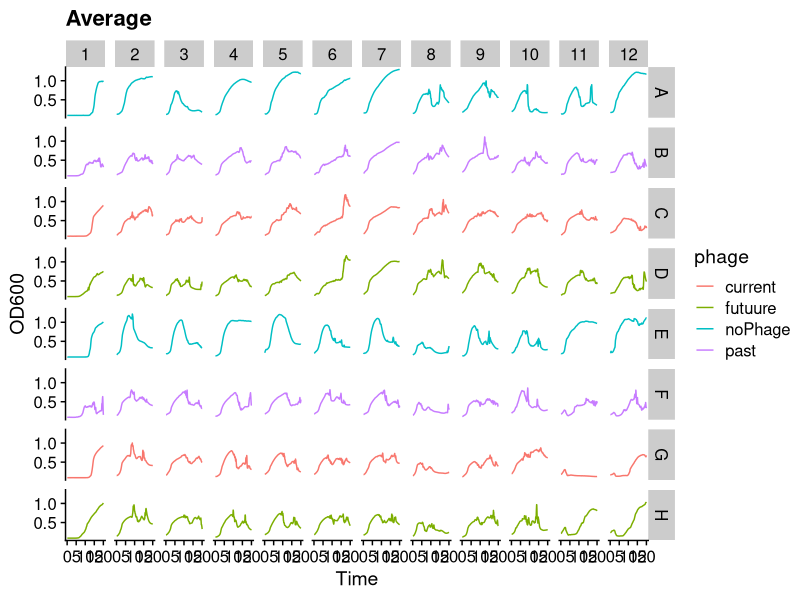
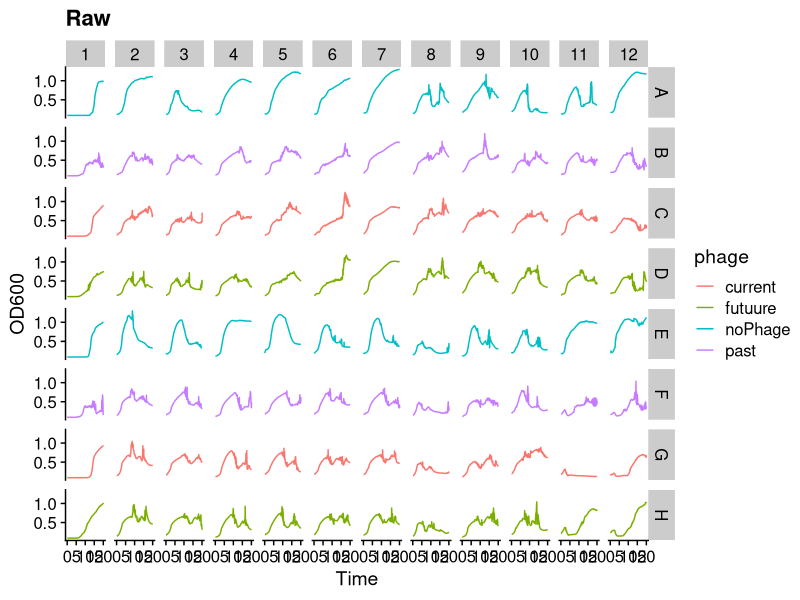
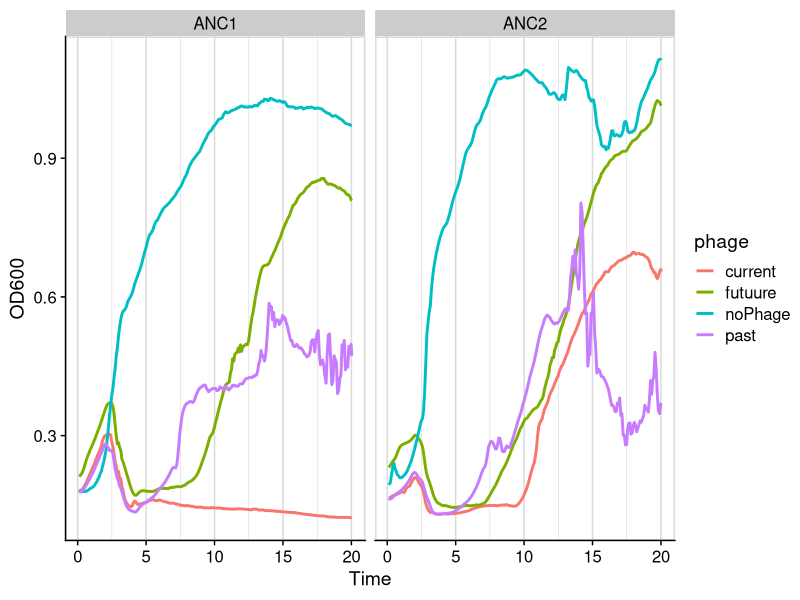
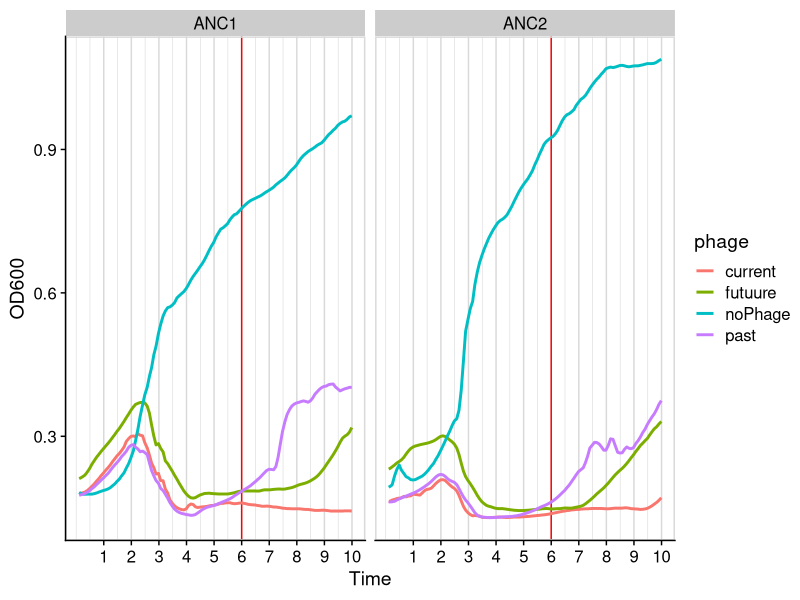
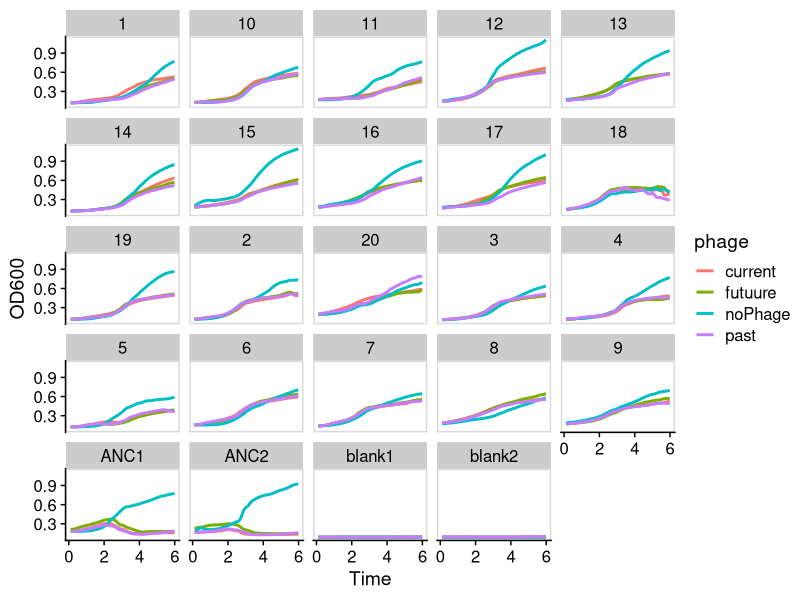
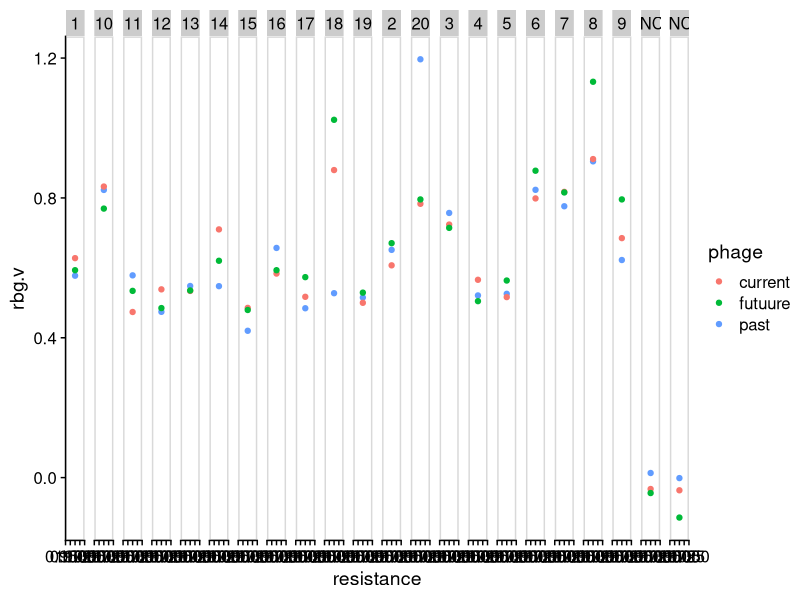
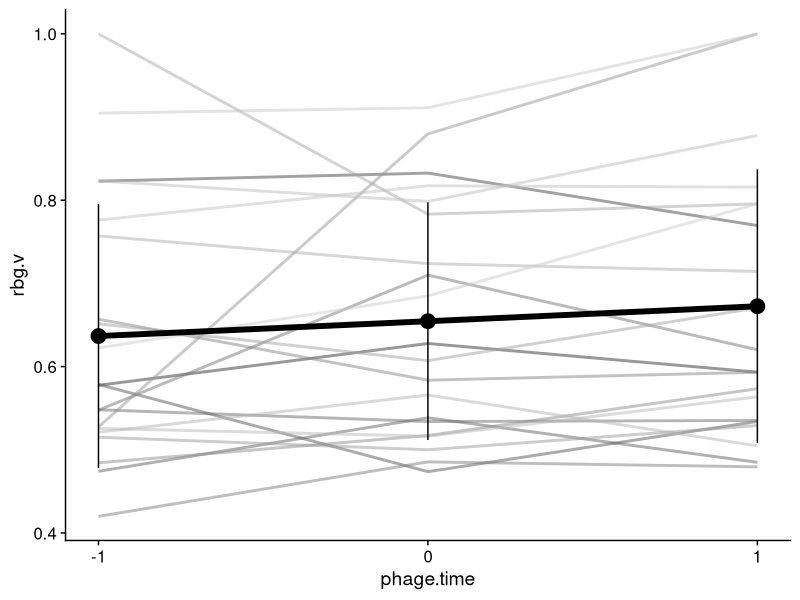

Reproduce these figures in R, in order. (Note: this script raises an error after producing the figures.)
## ---- chunk 1
library(tidyverse)
library(broom)
library(cowplot)
library(here)
library(caTools)
## ---- chunk 2
input <- read_csv(here("data","shake_plate.csv"))
#time in hours
input$Time <- 24*input$Time
    
    #############
    #average OD #
    #############
input.avg <- 
input%>%
  map_dfc(function(x) runmean(x,k=3))


#trnaform to long format
d.avg <- gather(input.avg, key="well", value = "OD600", colnames(input)[-c(1:2)])
d <- gather(input, key="well", value = "OD600", colnames(input)[-c(1:2)])

#add metadata
meta <- read_csv(here("data","RBG_meta.csv"))

d.avg <-merge(d.avg, meta)
d <-merge(d, meta)

d.avg%>%
  # filter(Time<8)%>%
  # filter(dilution!=1e-7 & dilution!=1e-6)%>%
  group_by(well)%>%
  ggplot(aes(x=Time, y=OD600))+
    geom_line(aes(color=phage))+
    facet_grid(row~col)+
  theme_cowplot()+
  ggtitle("Average")

d%>%
  # filter(Time<8)%>%
  # filter(dilution!=1e-7 & dilution!=1e-6)%>%
  group_by(well)%>%
  ggplot(aes(x=Time, y=OD600))+
    geom_line(aes(color=phage))+
    facet_grid(row~col)+
  theme_cowplot()+
  ggtitle("Raw")

## ---- chunk 3
d.avg%>%
  filter(str_detect(host, "ANC"))%>%
  group_by(well)%>%
  ggplot(aes(x=Time, y=OD600))+
    geom_line(aes(color=phage), size=1)+
    facet_wrap(~host)+
  theme_cowplot()+
    panel_border() +
  background_grid(major = "x",minor = "x")

## ---- chunk 4
d.avg%>%
  filter(Time<10)%>%
  filter(str_detect(host, "ANC"))%>%
  group_by(well)%>%
  ggplot(aes(x=Time, y=OD600))+
  geom_vline(xintercept = 6, color="red")+
    geom_line(aes(color=phage), size=1)+
    facet_wrap(~host)+
  theme_cowplot()+
    panel_border() +
  background_grid(major = "x",minor = "x")+
  scale_x_continuous(breaks = 1:10)
## ---- chunk 5
Tmax <- 6
## ---- chunk 6
d.avg%>%
  filter(Time<Tmax)%>%
  # filter(str_detect(host, "ANC"))%>%
  group_by(well)%>%
  ggplot(aes(x=Time, y=OD600))+
    geom_line(aes(color=phage), size=1)+
    facet_wrap(~host)+
  theme_cowplot()+
    panel_border() 
## ---- chunk 7
rbg <-  
d.avg%>%
  filter(Time<Tmax)%>%
  # get first and lat time point within 0:Tmax
    group_by(well) %>%
  arrange(Time) %>%
  filter(row_number()==1 | row_number()==n())%>%
  mutate(Time=ifelse(Time<1,"start","end"))%>%
  # pivot to join reads of me well
  pivot_wider(id_cols=c("well", "host", "phage"),names_from = Time, values_from=OD600)%>%
  mutate(dif =end-start)%>%
  # divide dif of each phage by no phage
  ungroup()%>%
  group_by(host) %>%
   mutate(rbg.v = dif / dif[phage == 'noPhage'])%>%
  ungroup()%>%
  filter(phage!="noPhage")%>%
  filter(!str_detect(host, "blank"))%>%
    mutate(phage.time= case_when(phage=="futuure" ~ 1,
                               phage=="current" ~ 0,
                               phage=="past" ~ -1))%>%
  mutate(evo.host= if_else(str_detect(host,"ANC"), "anc","evol"))
  
rbg %>%   
ggplot(aes(x=1, y=rbg.v))+
  geom_point(aes(color=phage))+
  facet_grid(.~host)+
  theme_cowplot()+panel_border()+
  xlab("resistance")
  
  # summarize over population
  
## ---- chunk 8
rbg.mean <- rbg%>%
  filter(!str_detect(host,"ANC"))%>%
  mutate(rbg.v=if_else(rbg.v>1,1,rbg.v))%>%
  group_by(phage.time)%>%
  summarise(rbg.avg=mean(rbg.v),rbg.sd=sd(rbg.v), .groups="drop" )
  

rbg%>%
  filter(evo.host=="evol")%>%
  mutate(rbg.v=if_else(rbg.v>1,1,rbg.v))%>%
  ggplot(aes(x=phage.time, y=rbg.v))+
  geom_line(aes(group=host,color=host), alpha=0.5, size=1)+
  geom_line(data=rbg.mean,aes(y=rbg.avg), size=2)+
  geom_pointrange(data=rbg.mean,
                  aes(y=rbg.avg,ymin=rbg.avg-rbg.sd,ymax=rbg.avg+rbg.sd),
                  size=1)+
  theme_cowplot()+
  scale_x_continuous(breaks=c(-1,0,1))+
  scale_color_grey()+
  theme(legend.position = "none")
## ---- chunk 9
d.static <- read_csv(here("data", "static_plate.csv"))%>%
    #long format
  pivot_longer(-Time,names_to="well", values_to="OD600")%>%
    # rearrnge column order
  select(well,Time, OD600)%>%
  full_join(., meta, by="well")
## ---- chunk 10
pA <- 
d.avg%>%
  filter(str_detect(host, "ANC")|str_detect(host, "blank"))%>%
  # filter(Time<Tmax)%>%
  # get first and lat time point within 0:Tmax
    group_by(well) %>%
  arrange(Time) %>%
  filter(row_number()==1 | row_number()==n())%>%
  mutate(Time=ifelse(Time<1,0,2))%>%
      ggplot(aes(x=Time, y=OD600))+
    geom_line(aes(color=phage), size=1)+
    facet_wrap(~host)+
  theme_cowplot()+
    panel_border()+
  theme(legend.position = "bottom",
        axis.text.x = element_blank())+
  ylim(0,1.25)+
  ggtitle("Shaken")

pA2 <- 
d.avg%>%
  filter(str_detect(host, "ANC")|str_detect(host, "blank"))%>%
  filter(Time<Tmax)%>%
  # get first and lat time point within 0:Tmax
    group_by(well) %>%
  arrange(Time) %>%
  filter(row_number()==1 | row_number()==n())%>%
  mutate(Time=ifelse(Time<1,0,2))%>%
      ggplot(aes(x=Time, y=OD600))+
    geom_line(aes(color=phage), size=1)+
    facet_wrap(~host)+
  theme_cowplot()+
    panel_border()+
  theme(legend.position = "bottom",
        axis.text.x = element_blank())+
  ylim(0,1.25)+
  ggtitle("Shaken")

pB <- d.static%>%
   mutate(Time = case_when(Time=="T0" ~ 0,
                                Time=="Tend" ~ 1,
                                Time=="Tend.vortex" ~ 2))%>%
  filter(str_detect(host, "ANC")|str_detect(host, "blank"))%>%
  filter(Time!=1)%>%
    ggplot(aes(x=Time, y=OD600))+
    geom_line(aes(color=phage), size=1)+
    facet_wrap(~host)+
  theme_cowplot()+
    panel_border()+
  theme(legend.position = "bottom",
        axis.text.x = element_blank())+
  ylim(0,1.25)+
  ggtitle("Static")

plot_grid(pA, pB)+
  ggsave2(here("plots", "controls_shakenEND.pdf"), width = 10, height = 7)

plot_grid(pA2, pB)+
  ggsave2(here("plots", "controls_shakenBEST.pdf"), width = 10, height = 7)
## ---- chunk 11
rbg.static <-  
d.static%>%
  #choose static with vortexing
  filter(Time!="Tend.vortex")%>%
  group_by(well) %>%
  mutate(Time=ifelse(Time=="T0","start","end"))%>%
  # pivot to join reads of me well
  pivot_wider(id_cols=c("well", "host", "phage"),names_from = Time, values_from=OD600)%>%
  mutate(dif =end-start)%>%
  # divide dif of each phage by no phage
  ungroup()%>%
  group_by(host) %>%
   mutate(rbg.v = dif / dif[phage == 'noPhage'])%>%
  ungroup()%>%
  filter(phage!="noPhage")%>%
  filter(!str_detect(host, "blank"))%>%
    mutate(phage.time= case_when(phage=="futuure" ~ 1,
                               phage=="current" ~ 0,
                               phage=="past" ~ -1))%>%
  mutate(evo.host= if_else(str_detect(host,"ANC"), "anc","evol"))
## ---- chunk 12
rbg.static.mean <- rbg.static%>%
  filter(!str_detect(host,"ANC"))%>%
  mutate(rbg.v=if_else(rbg.v>1,1,rbg.v))%>%
  group_by(phage.time)%>%
  summarise(rbg.avg=mean(rbg.v),rbg.sd=sd(rbg.v), .groups="drop" )
  

rbg.static%>%
  filter(evo.host=="evol")%>%
  mutate(rbg.v=if_else(rbg.v>1,1,rbg.v))%>%
  ggplot(aes(x=phage.time, y=rbg.v))+
  geom_line(aes(group=host,color=host), alpha=0.5, size=1)+
  geom_line(data=rbg.static.mean,aes(y=rbg.avg), size=2)+
  geom_pointrange(data=rbg.static.mean,
                  aes(y=rbg.avg,ymin=rbg.avg-rbg.sd,ymax=rbg.avg+rbg.sd),
                  size=1)+
  theme_cowplot()+
  scale_x_continuous(breaks=c(-1,0,1))+
  scale_color_grey()+
  theme(legend.position = "none")
